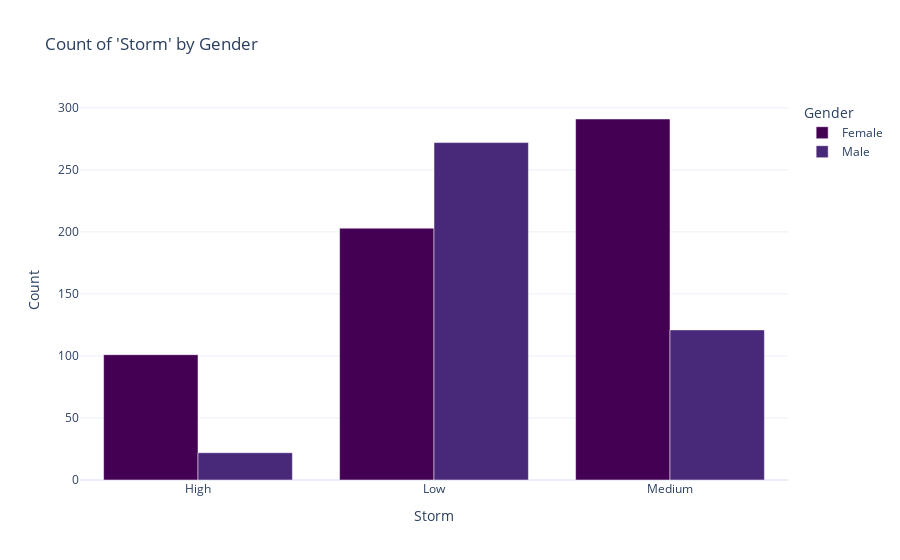
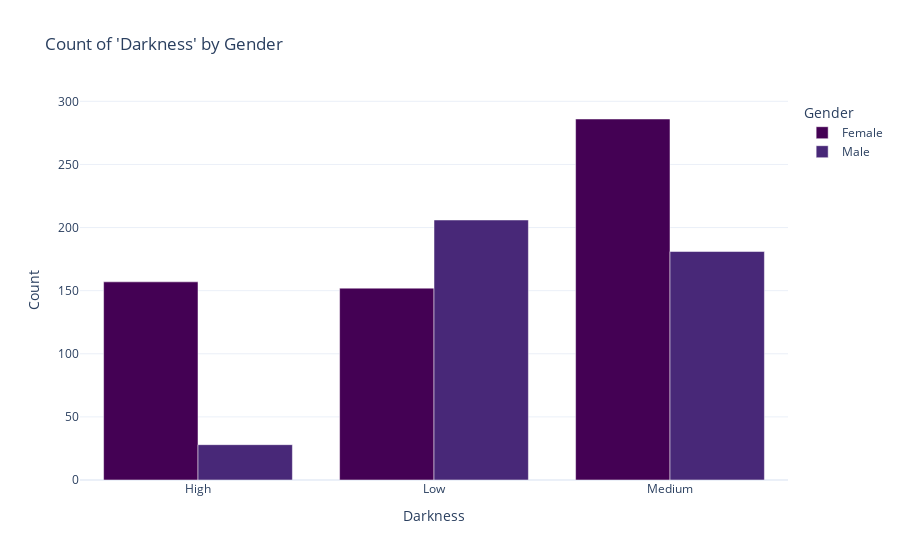
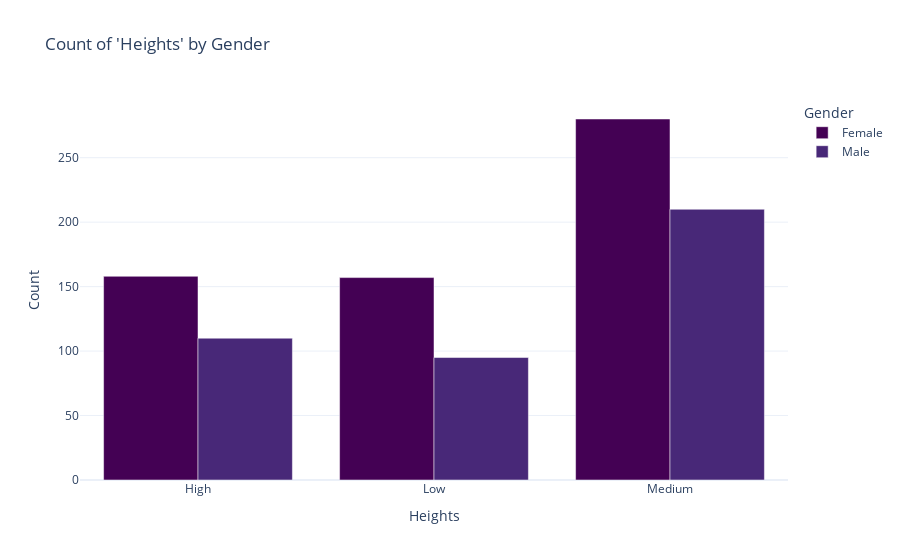
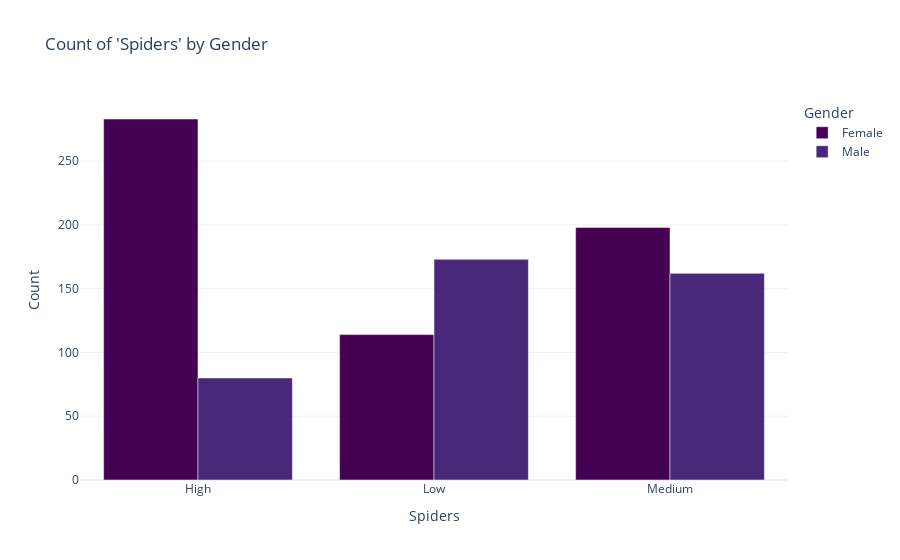

Notebook source saved alongside these figures, in order:
### Code cell
fears = ['Storm', 'Darkness', 'Heights', 'Spiders', 'Snakes', 'Rats', 'Ageing', 'Dangerous dogs', 'Fear of public speaking']

for fear in fears:
    fear_data = original_df.groupby([fear, 'Gender']).size().reset_index(name='Count')
    
    fig = px.bar(
        fear_data, 
        x=fear, 
        y="Count", 
        color="Gender", 
        barmode="group",
        color_discrete_sequence=px.colors.sequential.Viridis,
        title=f"Count of '{fear}' by Gender",
        labels={fear: fear, 'Count': 'Count'}
    )
    
    fig.update_layout(
        xaxis_title=fear,
        yaxis_title="Count",
        legend_title="Gender",
        template="plotly_white"
    )
    
    fig.show()

### Figure 1 — Plotly figure (JSON) as saved in the notebook; plotly's stock layout.template omitted (floating-point values rounded to 4 significant figures)
{"data": [{"alignmentgroup": "True", "hovertemplate": "Gender=Female<br>Storm=%{x}<br>Count=%{y}<extra></extra>", "legendgroup": "Female", "marker": {"color": "#440154", "pattern": {"shape": ""}}, "name": "Female", "offsetgroup": "Female", "orientation": "v", "showlegend": true, "textposition": "auto", "type": "bar", "x": ["High", "Low", "Medium"], "xaxis": "x", "y": [101, 203, 291], "yaxis": "y"}, {"alignmentgroup": "True", "hovertemplate": "Gender=Male<br>Storm=%{x}<br>Count=%{y}<extra></extra>", "legendgroup": "Male", "marker": {"color": "#482878", "pattern": {"shape": ""}}, "name": "Male", "offsetgroup": "Male", "orientation": "v", "showlegend": true, "textposition": "auto", "type": "bar", "x": ["High", "Low", "Medium"], "xaxis": "x", "y": [22, 272, 121], "yaxis": "y"}], "layout": {"barmode": "group", "legend": {"title": {"text": "Gender"}, "tracegroupgap": 0}, "title": {"text": "Count of 'Storm' by Gender"}, "xaxis": {"anchor": "y", "domain": [0, 1], "title": {"text": "Storm"}}, "yaxis": {"anchor": "x", "domain": [0, 1], "title": {"text": "Count"}}}}

### Figure 2 — Plotly figure (JSON) as saved in the notebook; plotly's stock layout.template omitted (floating-point values rounded to 4 significant figures)
{"data": [{"alignmentgroup": "True", "hovertemplate": "Gender=Female<br>Darkness=%{x}<br>Count=%{y}<extra></extra>", "legendgroup": "Female", "marker": {"color": "#440154", "pattern": {"shape": ""}}, "name": "Female", "offsetgroup": "Female", "orientation": "v", "showlegend": true, "textposition": "auto", "type": "bar", "x": ["High", "Low", "Medium"], "xaxis": "x", "y": [157, 152, 286], "yaxis": "y"}, {"alignmentgroup": "True", "hovertemplate": "Gender=Male<br>Darkness=%{x}<br>Count=%{y}<extra></extra>", "legendgroup": "Male", "marker": {"color": "#482878", "pattern": {"shape": ""}}, "name": "Male", "offsetgroup": "Male", "orientation": "v", "showlegend": true, "textposition": "auto", "type": "bar", "x": ["High", "Low", "Medium"], "xaxis": "x", "y": [28, 206, 181], "yaxis": "y"}], "layout": {"barmode": "group", "legend": {"title": {"text": "Gender"}, "tracegroupgap": 0}, "title": {"text": "Count of 'Darkness' by Gender"}, "xaxis": {"anchor": "y", "domain": [0, 1], "title": {"text": "Darkness"}}, "yaxis": {"anchor": "x", "domain": [0, 1], "title": {"text": "Count"}}}}

### Figure 3 — Plotly figure (JSON) as saved in the notebook; plotly's stock layout.template omitted (floating-point values rounded to 4 significant figures)
{"data": [{"alignmentgroup": "True", "hovertemplate": "Gender=Female<br>Heights=%{x}<br>Count=%{y}<extra></extra>", "legendgroup": "Female", "marker": {"color": "#440154", "pattern": {"shape": ""}}, "name": "Female", "offsetgroup": "Female", "orientation": "v", "showlegend": true, "textposition": "auto", "type": "bar", "x": ["High", "Low", "Medium"], "xaxis": "x", "y": [158, 157, 280], "yaxis": "y"}, {"alignmentgroup": "True", "hovertemplate": "Gender=Male<br>Heights=%{x}<br>Count=%{y}<extra></extra>", "legendgroup": "Male", "marker": {"color": "#482878", "pattern": {"shape": ""}}, "name": "Male", "offsetgroup": "Male", "orientation": "v", "showlegend": true, "textposition": "auto", "type": "bar", "x": ["High", "Low", "Medium"], "xaxis": "x", "y": [110, 95, 210], "yaxis": "y"}], "layout": {"barmode": "group", "legend": {"title": {"text": "Gender"}, "tracegroupgap": 0}, "title": {"text": "Count of 'Heights' by Gender"}, "xaxis": {"anchor": "y", "domain": [0, 1], "title": {"text": "Heights"}}, "yaxis": {"anchor": "x", "domain": [0, 1], "title": {"text": "Count"}}}}

### Figure 4 — Plotly figure (JSON) as saved in the notebook; plotly's stock layout.template omitted (floating-point values rounded to 4 significant figures)
{"data": [{"alignmentgroup": "True", "hovertemplate": "Gender=Female<br>Spiders=%{x}<br>Count=%{y}<extra></extra>", "legendgroup": "Female", "marker": {"color": "#440154", "pattern": {"shape": ""}}, "name": "Female", "offsetgroup": "Female", "orientation": "v", "showlegend": true, "textposition": "auto", "type": "bar", "x": ["High", "Low", "Medium"], "xaxis": "x", "y": [283, 114, 198], "yaxis": "y"}, {"alignmentgroup": "True", "hovertemplate": "Gender=Male<br>Spiders=%{x}<br>Count=%{y}<extra></extra>", "legendgroup": "Male", "marker": {"color": "#482878", "pattern": {"shape": ""}}, "name": "Male", "offsetgroup": "Male", "orientation": "v", "showlegend": true, "textposition": "auto", "type": "bar", "x": ["High", "Low", "Medium"], "xaxis": "x", "y": [80, 173, 162], "yaxis": "y"}], "layout": {"barmode": "group", "legend": {"title": {"text": "Gender"}, "tracegroupgap": 0}, "title": {"text": "Count of 'Spiders' by Gender"}, "xaxis": {"anchor": "y", "domain": [0, 1], "title": {"text": "Spiders"}}, "yaxis": {"anchor": "x", "domain": [0, 1], "title": {"text": "Count"}}}}
